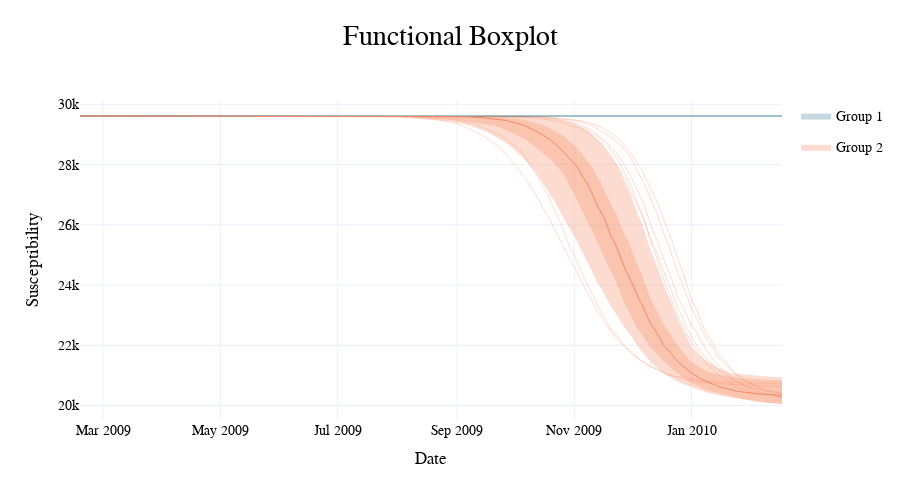

The notebook cell saved with this chart:
### Code cell
fig.update_layout(width=900, height=500, showlegend=True, font_family='PT Sans Narrow', title='Functional Boxplot', yaxis_title='Susceptibility')

### Figure 1 — Plotly figure (JSON) as saved in the notebook; plotly's stock layout.template omitted (floating-point values rounded to 4 significant figures; data arrays with more than 128 entries replaced by an {"elided": "..."} marker saying what was removed)
{"data": [{"legendgroup": "2", "line": {"dash": "solid", "width": 1}, "marker": {"color": "rgba(244, 138, 100, 0.3)"}, "mode": "lines", "name": "Group 2 Outlier", "showlegend": false, "type": "scatter", "x": {"elided": "366 str values"}, "y": {"elided": "366 int values"}}, {"legendgroup": "2", "line": {"dash": "solid", "width": 1}, "marker": {"color": "rgba(244, 138, 100, 0.3)"}, "mode": "lines", "name": "Group 2 Outlier", "showlegend": false, "type": "scatter", "x": {"elided": "366 str values"}, "y": {"elided": "366 int values"}}, {"legendgroup": "2", "line": {"dash": "solid", "width": 1}, "marker": {"color": "rgba(244, 138, 100, 0.3)"}, "mode": "lines", "name": "Group 2 Outlier", "showlegend": false, "type": "scatter", "x": {"elided": "366 str values"}, "y": {"elided": "366 int values"}}, {"legendgroup": "2", "line": {"dash": "solid", "width": 1}, "marker": {"color": "rgba(244, 138, 100, 0.3)"}, "mode": "lines", "name": "Group 2 Outlier", "showlegend": false, "type": "scatter", "x": {"elided": "366 str values"}, "y": {"elided": "366 int values"}}, {"legendgroup": "2", "line": {"dash": "solid", "width": 1}, "marker": {"color": "rgba(244, 138, 100, 0.3)"}, "mode": "lines", "name": "Group 2 Outlier", "showlegend": false, "type": "scatter", "x": {"elided": "366 str values"}, "y": {"elided": "366 int values"}}, {"legendgroup": "2", "line": {"dash": "solid", "width": 1}, "marker": {"color": "rgba(244, 138, 100, 0.3)"}, "mode": "lines", "name": "Group 2 Outlier", "showlegend": false, "type": "scatter", "x": {"elided": "366 str values"}, "y": {"elided": "366 int values"}}, {"legendgroup": "2", "line": {"dash": "solid", "width": 1}, "marker": {"color": "rgba(244, 138, 100, 0.3)"}, "mode": "lines", "name": "Group 2 Outlier", "showlegend": false, "type": "scatter", "x": {"elided": "366 str values"}, "y": {"elided": "366 int values"}}, {"legendgroup": "1", "line": {"width": 0}, "marker": {"color": "#444"}, "mode": "lines", "name": "Group 1 Lower Bound", "showlegend": false, "type": "scatter", "x": {"elided": "366 str values"}, "y": {"elided": "366 int values"}}, {"fill": "tonexty", "fillcolor": "rgba(66, 130, 153, 0.3)", "legendgroup": "1", "line": {"width": 0}, "marker": {"color": "#444"}, "mode": "lines", "name": "Group 1 Upper Bound", "showlegend": false, "type": "scatter", "x": {"elided": "366 str values"}, "y": {"elided": "366 int values"}}, {"legendgroup": "1", "line": {"width": 0}, "marker": {"color": "#444"}, "mode": "lines", "name": "Group 1 Lower Quartile", "showlegend": false, "type": "scatter", "x": {"elided": "366 str values"}, "y": {"elided": "366 int values"}}, {"fill": "tonexty", "fillcolor": "rgba(66, 130, 153, 0.3)", "legendgroup": "1", "line": {"width": 0}, "marker": {"color": "#444"}, "mode": "lines", "name": "Group 1", "showlegend": true, "type": "scatter", "x": {"elided": "366 str values"}, "y": {"elided": "366 int values"}}, {"legendgroup": "1", "line": {"width": 1}, "marker": {"color": "rgba(66, 130, 153, 1)"}, "mode": "lines", "name": "Group 1 Median", "showlegend": false, "type": "scatter", "x": {"elided": "366 str values"}, "y": {"elided": "366 int values"}}, {"legendgroup": "2", "line": {"width": 0}, "marker": {"color": "#444"}, "mode": "lines", "name": "Group 2 Lower Bound", "showlegend": false, "type": "scatter", "x": {"elided": "366 str values"}, "y": {"elided": "366 int values"}}, {"fill": "tonexty", "fillcolor": "rgba(244, 138, 100, 0.3)", "legendgroup": "2", "line": {"width": 0}, "marker": {"color": "#444"}, "mode": "lines", "name": "Group 2 Upper Bound", "showlegend": false, "type": "scatter", "x": {"elided": "366 str values"}, "y": {"elided": "366 int values"}}, {"legendgroup": "2", "line": {"width": 0}, "marker": {"color": "#444"}, "mode": "lines", "name": "Group 2 Lower Quartile", "showlegend": false, "type": "scatter", "x": {"elided": "366 str values"}, "y": {"elided": "366 int values"}}, {"fill": "tonexty", "fillcolor": "rgba(244, 138, 100, 0.3)", "legendgroup": "2", "line": {"width": 0}, "marker": {"color": "#444"}, "mode": "lines", "name": "Group 2", "showlegend": true, "type": "scatter", "x": {"elided": "366 str values"}, "y": {"elided": "366 int values"}}, {"legendgroup": "2", "line": {"width": 1}, "marker": {"color": "rgba(244, 138, 100, 1)"}, "mode": "lines", "name": "Group 2 Median", "showlegend": false, "type": "scatter", "x": {"elided": "366 str values"}, "y": {"elided": "366 int values"}}], "layout": {"font": {"family": "PT Sans Narrow"}, "height": 500, "showlegend": true, "title": {"text": "Functional Boxplot"}, "width": 900, "xaxis": {"autorange": true, "range": ["2009-02-17", "2010-02-17"], "title": {"text": "Date"}, "type": "date"}, "yaxis": {"autorange": true, "range": [19520.0, 30150.0], "title": {"text": "Susceptibility"}, "type": "linear"}}}
